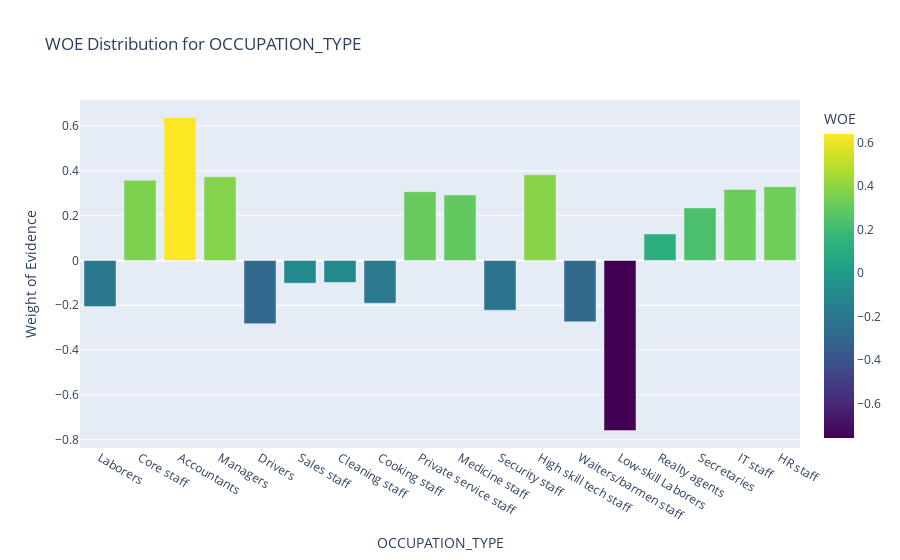
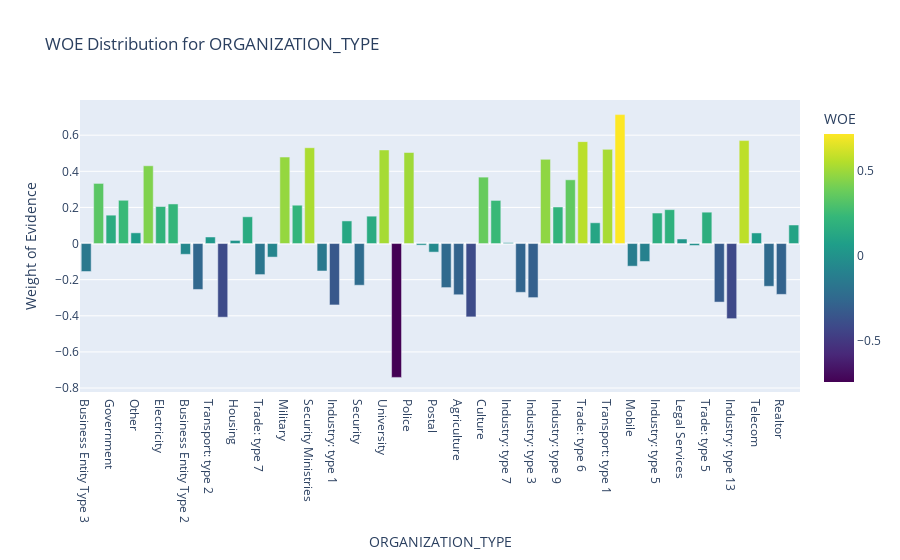
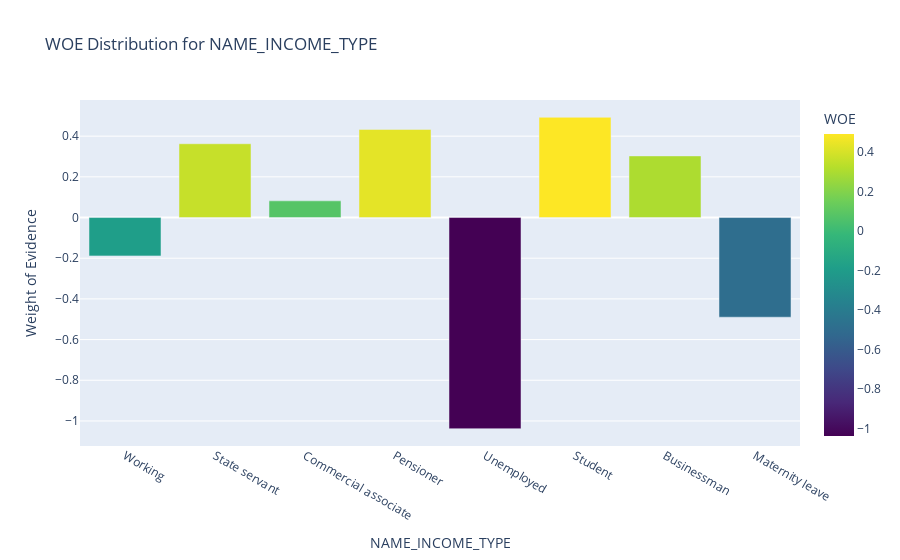

Notebook source saved alongside these figures, in order:
### Code cell
import pandas as pd
import numpy as np
import plotly.express as px

def calculate_woe_iv(df, feature, target):
    lst = []
    unique_values = df[feature].unique()
    for val in unique_values:
        lst.append({
            'Value': val,
            'All': df[df[feature] == val].count()[feature],
            'Good': df[(df[feature] == val) & (df[target] == 0)].count()[feature],
            'Bad': df[(df[feature] == val) & (df[target] == 1)].count()[feature]
        })
        
    dset = pd.DataFrame(lst)
    dset['Distr_Good'] = dset['Good'] / dset['Good'].sum()
    dset['Distr_Bad'] = dset['Bad'] / dset['Bad'].sum()
    dset['WOE'] = np.log((dset['Distr_Good']+0.0001) / (dset['Distr_Bad']+0.0001))
    dset.replace({'WOE': {np.inf: 0, -np.inf: 0}}, inplace=True)
    dset['IV'] = (dset['Distr_Good'] - dset['Distr_Bad']) * dset['WOE']
    return dset

features = ['OCCUPATION_TYPE', 'ORGANIZATION_TYPE', 'NAME_INCOME_TYPE']

for feature in features:
    dset = calculate_woe_iv(application_train, feature, 'TARGET')
    fig = px.bar(dset, x='Value', y='WOE', title=f'WOE Distribution for {feature}',
                 labels={'WOE': 'Weight of Evidence', 'Value': feature},
                 color='WOE',
                 color_continuous_scale='Viridis')  
    fig.update_layout(xaxis_title=feature, yaxis_title='Weight of Evidence',
                      coloraxis_colorbar=dict(title='WOE'))
    fig.show()

### Figure 1 — Plotly figure (JSON) as saved in the notebook; plotly's stock layout.template omitted (floating-point values rounded to 4 significant figures)
{"data": [{"alignmentgroup": "True", "hovertemplate": "OCCUPATION_TYPE=%{x}<br>Weight of Evidence=%{marker.color}<extra></extra>", "legendgroup": "", "marker": {"color": [-0.2056, 0.3584, 0.6387, 0.3736, 0, -0.282, -0.1013, -0.09803, -0.1907, 0.3071, 0.2927, -0.2222, 0.3825, -0.2735, -0.7594, 0.1184, 0.2347, 0.3172, 0.3292], "coloraxis": "coloraxis", "pattern": {"shape": ""}}, "name": "", "offsetgroup": "", "orientation": "v", "showlegend": false, "textposition": "auto", "type": "bar", "x": ["Laborers", "Core staff", "Accountants", "Managers", null, "Drivers", "Sales staff", "Cleaning staff", "Cooking staff", "Private service staff", "Medicine staff", "Security staff", "High skill tech staff", "Waiters/barmen staff", "Low-skill Laborers", "Realty agents", "Secretaries", "IT staff", "HR staff"], "xaxis": "x", "y": [-0.2056, 0.3584, 0.6387, 0.3736, 0, -0.282, -0.1013, -0.09803, -0.1907, 0.3071, 0.2927, -0.2222, 0.3825, -0.2735, -0.7594, 0.1184, 0.2347, 0.3172, 0.3292], "yaxis": "y"}], "layout": {"barmode": "relative", "coloraxis": {"colorbar": {"title": {"text": "WOE"}}, "colorscale": [[0, "#440154"], [0.1111, "#482878"], [0.2222, "#3e4989"], [0.3333, "#31688e"], [0.4444, "#26828e"], [0.5556, "#1f9e89"], [0.6667, "#35b779"], [0.7778, "#6ece58"], [0.8889, "#b5de2b"], [1, "#fde725"]]}, "legend": {"tracegroupgap": 0}, "title": {"text": "WOE Distribution for OCCUPATION_TYPE"}, "xaxis": {"anchor": "y", "domain": [0, 1], "title": {"text": "OCCUPATION_TYPE"}}, "yaxis": {"anchor": "x", "domain": [0, 1], "title": {"text": "Weight of Evidence"}}}}

### Figure 2 — Plotly figure (JSON) as saved in the notebook; plotly's stock layout.template omitted (floating-point values rounded to 4 significant figures)
{"data": [{"alignmentgroup": "True", "hovertemplate": "ORGANIZATION_TYPE=%{x}<br>Weight of Evidence=%{marker.color}<extra></extra>", "legendgroup": "", "marker": {"color": [-0.1548, 0.3329, 0.1571, 0.2396, 0.05934, 0.4306, 0.2049, 0.2192, -0.05969, -0.2543, 0.03628, -0.4078, 0.01724, 0.1482, -0.1719, -0.07501, 0.4789, 0.2123, 0.5305, -0.1519, -0.3399, 0.1252, -0.2309, 0.1516, 0.5183, -0.7412, 0.504, -0.008747, -0.0475, -0.2439, -0.2835, -0.4061, 0.3678, 0.2387, 0.005174, -0.2701, -0.2994, 0.4665, 0.2023, 0.353, 0.5642, 0.115, 0.5215, 0.714, -0.1253, -0.09919, 0.1689, 0.1877, 0.02524, -0.01072, 0.1736, -0.3241, -0.4158, 0.5701, 0.05864, -0.2368, -0.2815, 0.1026], "coloraxis": "coloraxis", "pattern": {"shape": ""}}, "name": "", "offsetgroup": "", "orientation": "v", "showlegend": false, "textposition": "auto", "type": "bar", "x": ["Business Entity Type 3", "School", "Government", "Religion", "Other", "XNA", "Electricity", "Medicine", "Business Entity Type 2", "Self-employed", "Transport: type 2", "Construction", "Housing", "Kindergarten", "Trade: type 7", "Industry: type 11", "Military", "Services", "Security Ministries", "Transport: type 4", "Industry: type 1", "Emergency", "Security", "Trade: type 2", "University", "Transport: type 3", "Police", "Business Entity Type 1", "Postal", "Industry: type 4", "Agriculture", "Restaurant", "Culture", "Hotel", "Industry: type 7", "Trade: type 3", "Industry: type 3", "Bank", "Industry: type 9", "Insurance", "Trade: type 6", "Industry: type 2", "Transport: type 1", "Industry: type 12", "Mobile", "Trade: type 1", "Industry: type 5", "Industry: type 10", "Legal Services", "Advertising", "Trade: type 5", "Cleaning", "Industry: type 13", "Trade: type 4", "Telecom", "Industry: type 8", "Realtor", "Industry: type 6"], "xaxis": "x", "y": [-0.1548, 0.3329, 0.1571, 0.2396, 0.05934, 0.4306, 0.2049, 0.2192, -0.05969, -0.2543, 0.03628, -0.4078, 0.01724, 0.1482, -0.1719, -0.07501, 0.4789, 0.2123, 0.5305, -0.1519, -0.3399, 0.1252, -0.2309, 0.1516, 0.5183, -0.7412, 0.504, -0.008747, -0.0475, -0.2439, -0.2835, -0.4061, 0.3678, 0.2387, 0.005174, -0.2701, -0.2994, 0.4665, 0.2023, 0.353, 0.5642, 0.115, 0.5215, 0.714, -0.1253, -0.09919, 0.1689, 0.1877, 0.02524, -0.01072, 0.1736, -0.3241, -0.4158, 0.5701, 0.05864, -0.2368, -0.2815, 0.1026], "yaxis": "y"}], "layout": {"barmode": "relative", "coloraxis": {"colorbar": {"title": {"text": "WOE"}}, "colorscale": [[0, "#440154"], [0.1111, "#482878"], [0.2222, "#3e4989"], [0.3333, "#31688e"], [0.4444, "#26828e"], [0.5556, "#1f9e89"], [0.6667, "#35b779"], [0.7778, "#6ece58"], [0.8889, "#b5de2b"], [1, "#fde725"]]}, "legend": {"tracegroupgap": 0}, "title": {"text": "WOE Distribution for ORGANIZATION_TYPE"}, "xaxis": {"anchor": "y", "domain": [0, 1], "title": {"text": "ORGANIZATION_TYPE"}}, "yaxis": {"anchor": "x", "domain": [0, 1], "title": {"text": "Weight of Evidence"}}}}

### Figure 3 — Plotly figure (JSON) as saved in the notebook; plotly's stock layout.template omitted (floating-point values rounded to 4 significant figures)
{"data": [{"alignmentgroup": "True", "hovertemplate": "NAME_INCOME_TYPE=%{x}<br>Weight of Evidence=%{marker.color}<extra></extra>", "legendgroup": "", "marker": {"color": [-0.1886, 0.3627, 0.08206, 0.4332, -1.038, 0.4927, 0.3029, -0.4901], "coloraxis": "coloraxis", "pattern": {"shape": ""}}, "name": "", "offsetgroup": "", "orientation": "v", "showlegend": false, "textposition": "auto", "type": "bar", "x": ["Working", "State servant", "Commercial associate", "Pensioner", "Unemployed", "Student", "Businessman", "Maternity leave"], "xaxis": "x", "y": [-0.1886, 0.3627, 0.08206, 0.4332, -1.038, 0.4927, 0.3029, -0.4901], "yaxis": "y"}], "layout": {"barmode": "relative", "coloraxis": {"colorbar": {"title": {"text": "WOE"}}, "colorscale": [[0, "#440154"], [0.1111, "#482878"], [0.2222, "#3e4989"], [0.3333, "#31688e"], [0.4444, "#26828e"], [0.5556, "#1f9e89"], [0.6667, "#35b779"], [0.7778, "#6ece58"], [0.8889, "#b5de2b"], [1, "#fde725"]]}, "legend": {"tracegroupgap": 0}, "title": {"text": "WOE Distribution for NAME_INCOME_TYPE"}, "xaxis": {"anchor": "y", "domain": [0, 1], "title": {"text": "NAME_INCOME_TYPE"}}, "yaxis": {"anchor": "x", "domain": [0, 1], "title": {"text": "Weight of Evidence"}}}}
